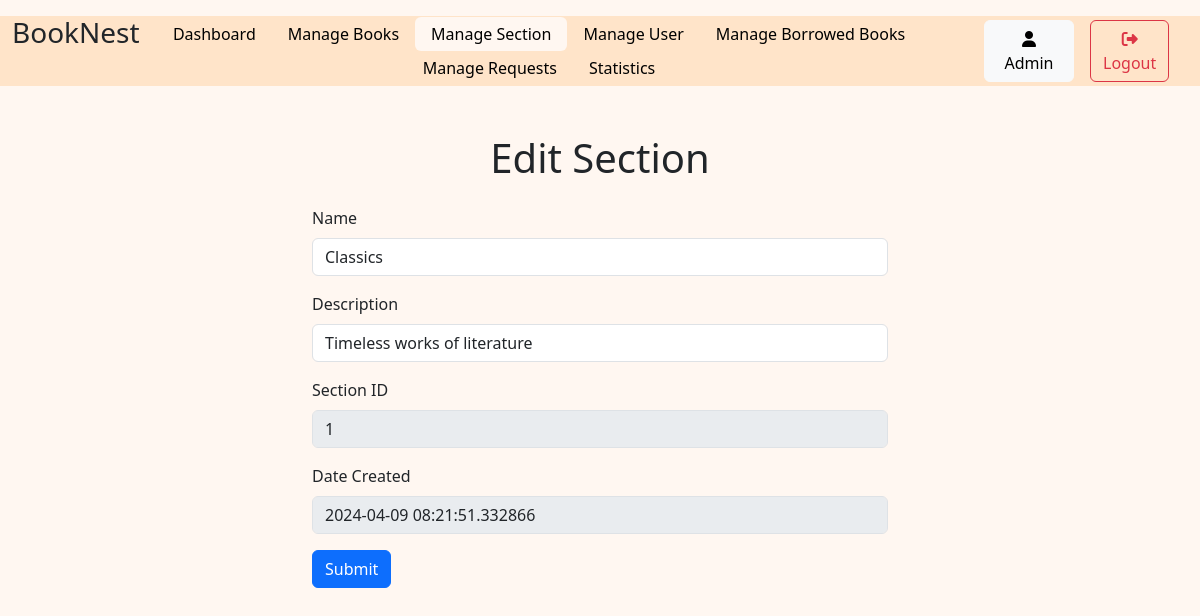
Page /admin/section_management/edit/1 (signed in) on the committed database.
### models.py (models this page shows)
class user(db.Model):
    user_id = db.Column(db.Integer, autoincrement=True, primary_key=True)
    username = db.Column(db.String(), unique=True)
    email = db.Column(db.String, unique=True)
    date_created = db.Column(db.DateTime, default=datetime.datetime.now)
    passhash = db.Column(db.String(256))
    is_admin=db.Column(db.Boolean, default=False)

class section(db.Model):
    section_id = db.Column(db.Integer, primary_key=True, autoincrement=True)
    name = db.Column(db.String)
    date_created = db.Column(db.DateTime, default=datetime.datetime.now)
    description = db.Column(db.String)
    books=db.relationship('book', backref='sections', lazy=True, cascade='all, delete-orphan')

### routes.py (the view)
@app.route('/admin/section_management/edit/<int:id>')       #don't reuse it and delete wala for user! auth only to admin
@admin_required
def edit_section(id):
    User=user.query.get(session['user_id'])
    Section=section.query.get(id)
    if not Section:
        flash('Section does not exist')
        return redirect(url_for('edit_section', id=id))
    return render_template('/admin_pages/editSection.html', active='Section', User=User, Section=Section)

### routes.py (called while the page is built)
def admin_required(func):
    @wraps(func)
    def inner(*args, **kwargs):
        if 'user_id' not in session:
            flash('Please login to continue')
            return redirect(url_for('login'))
        User = user.query.get(session['user_id'])
        if not User.is_admin:
            flash('You are not authorized to access this page')
            return redirect(url_for('dashboard'))
        return func(*args, **kwargs)
    return inner

### templates/admin_pages/editSection.html (shortened to what this page needs)
{% extends 'layout.html' %}
{% block content %}
{% include 'adminNavbar.html' %}
<div class="d-flex pt-5 pb-3 justify-content-center">
    <h1 class="text-center">Edit Section</h1>
</div>
<div class="container w-50 ">
    <form action="" method="post">
        <div class="mb-3">
            <label class="form-label">Name</label>
            <input type="text" value="{{Section.name}}" class="form-control" name="name" required>
        </div>
        <div class="mb-3">
            <label class="form-label">Description</label>
            <input type="text" value="{{Section.description}}" class="form-control" name="description" required>
        </div>
        <fieldset disabled>
            <div class="mb-3">
                <label class="form-label">Section ID</label>
                <input type="text" value="{{Section.section_id}}" class="form-control" name="description" required>
            </div>
            <div class="mb-3">
                <label class="form-label">Date Created</label>
                <input type="text" value="{{Section.date_created}}" class="form-control" name="description" required>
            </div>
        </fieldset>
        <button type="submit" class="btn btn-primary">Submit</button>
    </form>
</div>
{% endblock %}

### templates/adminNavbar.html
<div class="align-self-center" style="background-color: #FFE4C9;">
    <div class="row container-fluid mt-3 " >
        <div class="col-1">
            <h3>BookNest</h3>
        </div>
        <div class="col-9 align-self-center">
            <ul class="nav justify-content-center nav-pills ">
                <li class="nav-item">
                    <a class="{% if active=='Dashboard' %}nav-link active{% else %}nav-link{%endif %}" aria-current="page" href="{{url_for('admin')}}">Dashboard</a>
                </li>
                <li class="nav-item">
                    <a class="{% if active=='Books' %}nav-link active{% else %}nav-link{%endif %}" href="{{url_for('bookManagement')}}">Manage Books</a>
                </li>
                <li class="nav-item">
                    <a class="{% if active=='Section' %}nav-link active{% else %}nav-link{%endif %}" href="{{url_for('sectionManagement')}}">Manage Section</a>
                </li>
                <li class="nav-item">
                    <a class="{% if active=='Users' %}nav-link active{% else %}nav-link{%endif %}" href="{{url_for('userManagement')}}">Manage User </a>
                </li>
                <li class="nav-item">
                    <a class="{% if active=='borrowedBooks' %}nav-link active{% else %}nav-link{%endif %}" href="{{url_for('borrowedBooksManagement')}}">Manage Borrowed Books</a>
                </li>
                <li class="nav-item">
                    <a class="{% if active=='Requests' %}nav-link active{% else %}nav-link{%endif %}" href="{{url_for('manageRequest')}}">Manage Requests</a>
                </li>
                <li class="nav-item">
                    <a class="{% if active=='statistics' %}nav-link active{% else %}nav-link{%endif %}" href="{{url_for('statistics')}}">Statistics</a>
                </li>
            </ul>
        </div>
        <div class="col-1 align-self-center p-1">
            <a class="btn btn-light" href="{{url_for('profile',id=User.user_id)}}">
                <i class="fa-solid fa-user"></i> {{User.username}}
            </a>
        </div>
        <div class="col-1 align-self-center">
            <a class="btn btn-outline-danger" href="{{url_for('logout')}}">
                <i class="fa-solid fa-right-from-bracket"></i>Logout
            </a>
        </div>
    </div>
</div>

### Static/style.css (style rules this page uses)
.nav-pills .nav-link.active { color: black; background-color: #FFF7F1; }
.nav-pills .nav-link { color: black; }
.nav>li>a { padding-top: 5px; padding-bottom: 5px; }
body { background-color: #FFF7F1; }

### rows in the picture
user: username "Admin"
section: name "Classics", description "Timeless works of literature", description "1", description "2024-04-09 08:21:51.332866"
